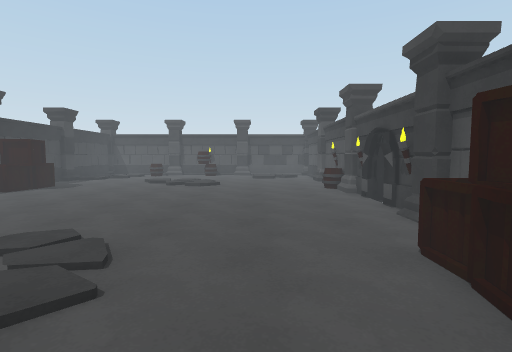
View 1 (above)

13 first-person views from a walk through a 3-D level made in the Unity game engine. The camera is 1.2 m above the floor, tilts 4° down and sees 85° across. The floor is counted in squares, 1 m on a side. Each view is taken from the middle of a square. On the plan, view 1 faces up. The plan holds only what a view shows up to about 13 squares ahead; the rest is blank. The place goes on beyond the plan. The player is left out.

View 2
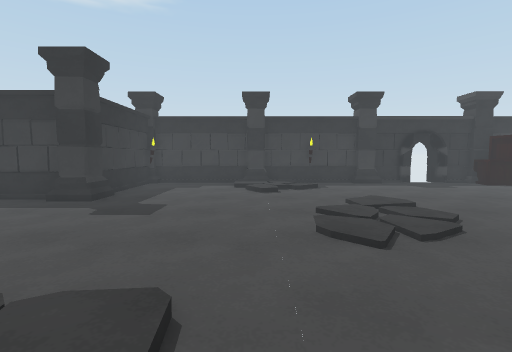

View 3
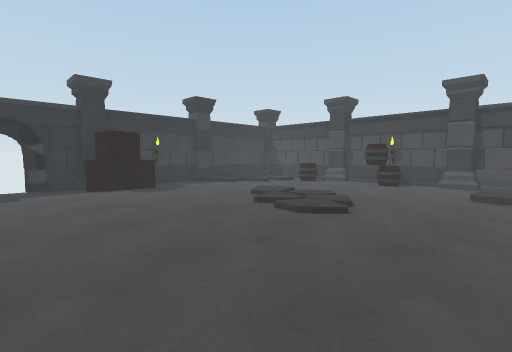

View 4
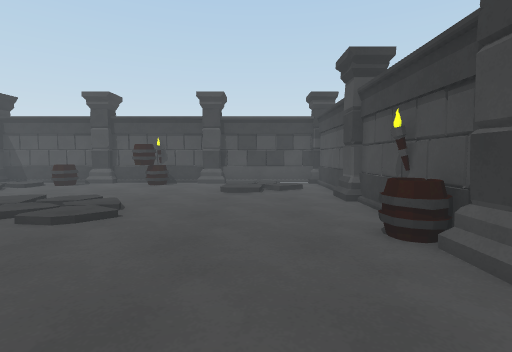

View 5
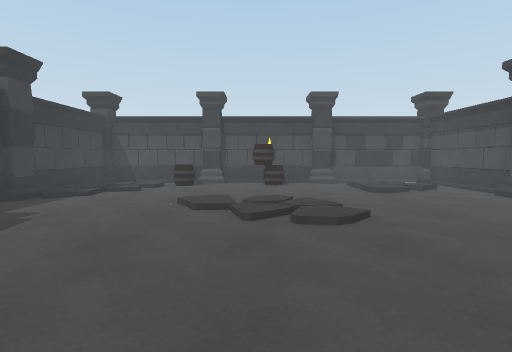

View 6
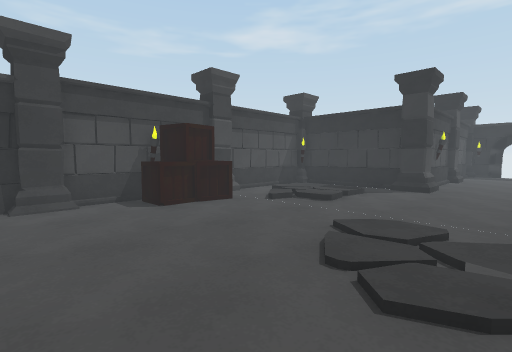

View 7
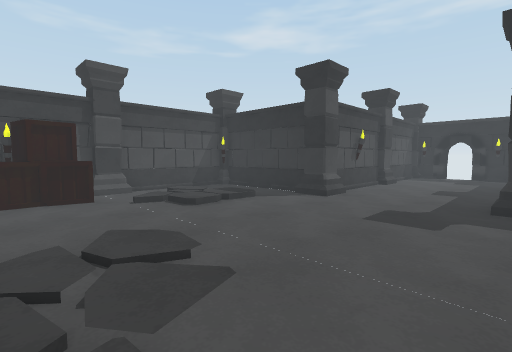

View 8
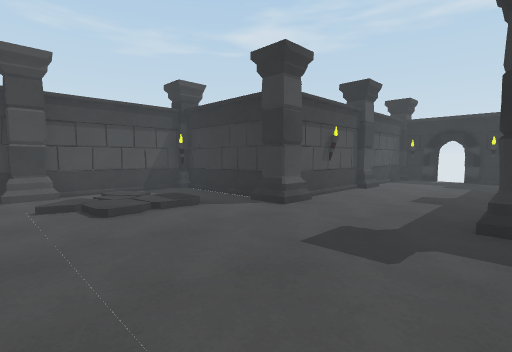

View 9
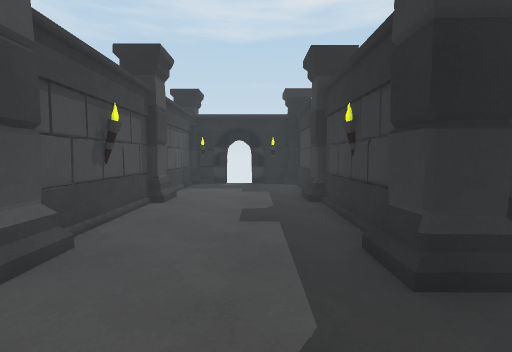

View 10
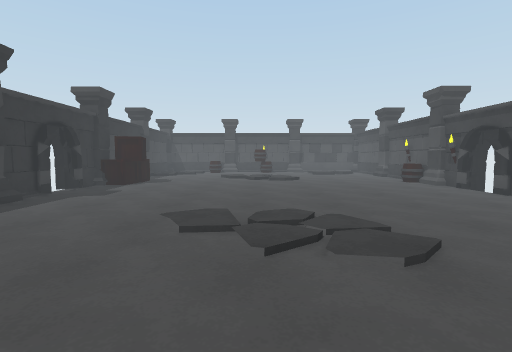

View 11
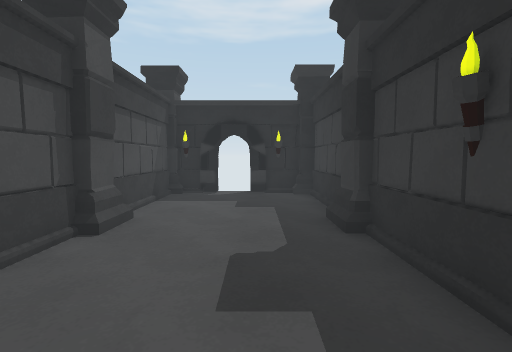

View 12
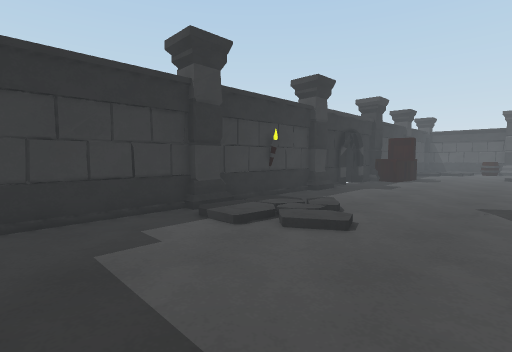

View 13
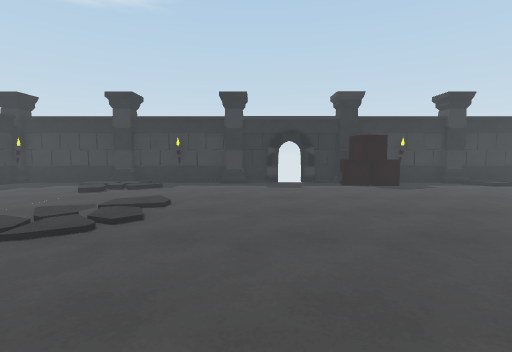

### Floor plan
Key: @ floor where view 1 was taken; # wall or solid block; x gap in a wall; . main floor; : floor 0.25 m higher than the main floor; / step, stairs or slope; C crate; B barrel; T torch; O other object.
Columns run from 11 left of view 1 to 4 right of it. Each row starts with its distance up from view 1.
 21 ################
 20 #  /B..BB.../ .#
 19 #///B..B...///.#
 18 #://.......///.#
 17 #//......../...#
 16 #/.............#
 15 #..../://......#
 14 #...../://.....#
 13 #C.....///.....#
 12 #CC...........B#
 11 #CC............#
 10 #..............O
  9 x..............x
  8 x..............x
  7 #..............T
  6 #..............#
  5 #..............#
  4 #.....::.....CC#
  3 #.//...:.....CC#
  2 #///.........CC#
  1 #/://......./..#
  0 #//........@//.#
 -1 #..........//:/#
 -2 #..........//..#
 -3 #.............O#
 -4 ######....######
 -5      #....#
 -6      #....#
 -7      #....#
 -8      #....#
 -9      #....#
-10      #....#
-11      #....#
-12      #....#
-13      ######
-14        ###

Positions as (right, up) in squares from view 1, and headings:
1: (0, 0), facing up
2: (2, 1), facing left
3: (1, 8), facing up-left
4: (1, 8), facing up
5: (-4, 8), facing up
6: (-4, 7), facing down-right
7: (-6, 4), facing down-right
8: (-6, 2), facing down-right
9: (-4, -1), facing down
10: (-4, -1), facing up
11: (-4, -4), facing down
12: (-5, -3), facing up-left
13: (2, 7), facing left
